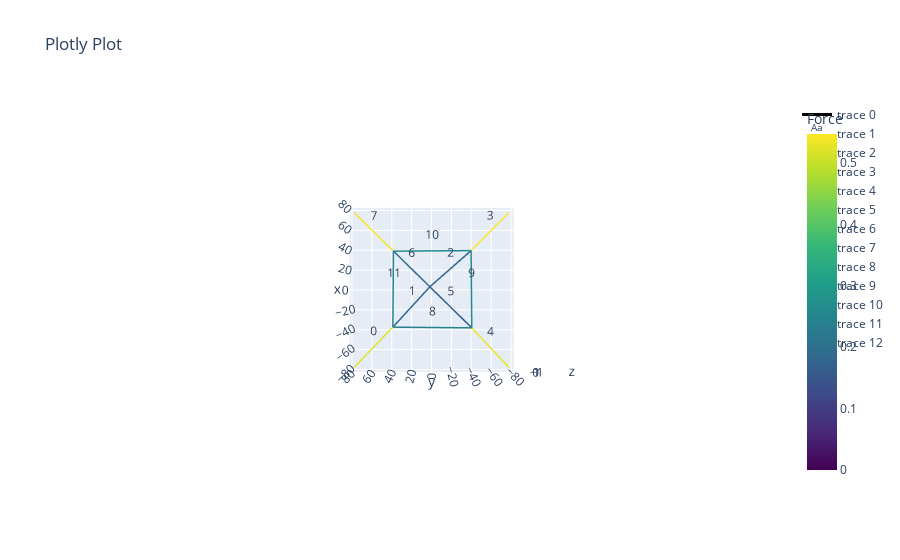

The code cell stored with this chart in its notebook:
### Code cell
def R(theta):
    """
    Rotation matrix around the z-axis
    :param theta: angle in radians
    :return: rotation matrix
    """
    return np.array([[np.cos(theta), -np.sin(theta), 0],
                     [np.sin(theta), np.cos(theta), 0],
                     [0, 0, 1]])

# Note that the coordinates of the vertices will change after equilibrium is reached.
vertices    = np.array([[-10, 0, 0], [-5, 0,0], [0, 0, 0], [5, 0, 0], [10, 0, 0], [0,-10,0], [0,-5,0], [0,5,0], [0,10,0]])*11  # The coordinates of the vertices in mm
vertices    = vertices@R(np.pi/4)
edges       = [[0, 1], [1, 2], [2, 3], [3, 4], [5, 6], [6, 2], [2, 7], [7, 8], [1, 6], [6, 3], [3, 7], [7,1]]                  # The edges of the network.
paths       = [[0, 1, 2, 3], [4, 5, 6, 7], [8, 9, 10, 11]]   # 3D printable paths. Ensure an edge is not flipped.
directions  = [1, 1, 1, 1, 1, 1, 1, 1, 1, 1, 1, 1]          # Flip the curvature of an edge by setting the direction to -1.
center_cross_path = [1, 2, 5, 6]
connector_path = [0, 3, 4, 7]
q_scalar = 1.3
sum_q0 = 0.02*q_scalar
sum_q1 = 0.02*q_scalar
sum_q2 = 0.01*q_scalar
offset = 1/64
ratio_0 = np.array([3/8-offset, 1/8, 1/8, 3/8+offset])
ratio_1 = np.array([3/8, 1/8-offset, 1/8+offset, 3/8])
ratio_2 = np.array([2/8-offset, 2/8+offset, 2/8, 2/8])

q = np.zeros(len(edges))
q[paths[0]] = sum_q0*ratio_0
q[paths[1]] = sum_q1*ratio_1
q[paths[2]] = sum_q2*ratio_2

fixed       = [0, 4, 5, 8]
# Create the network
net = Network_custom.from_fd(vertices, edges, q, fixed, paths = paths, dir = directions)
net.net_plot(color=True, elables = True, vlabels = False)
np.max(net.f)/0.078294515
vertices

### Figure 1 — Plotly figure (JSON) as saved in the notebook; plotly's stock layout.template omitted (floating-point values rounded to 4 significant figures)
{"data": [{"line": {"color": [0.5248, 0.5248, 0, 0.1788, 0.1788, 0, 0.1792, 0.1792, 0, 0.5472, 0.5472, 0, 0.5315, 0.5315, 0, 0.1677, 0.1677, 0, 0.1872, 0.1872, 0, 0.5396, 0.5396, 0, 0.2416, 0.2416, 0, 0.268, 0.268, 0, 0.2536, 0.2536, 0, 0.2483, 0.2483, 0], "colorbar": {"title": {"text": "Force"}}, "colorscale": [[0, "#440154"], [0.1111, "#482878"], [0.2222, "#3e4989"], [0.3333, "#31688e"], [0.4444, "#26828e"], [0.5556, "#1f9e89"], [0.6667, "#35b779"], [0.7778, "#6ece58"], [0.8889, "#b5de2b"], [1, "#fde725"]], "showscale": true, "width": 3}, "mode": "lines", "type": "scatter3d", "x": [-77.78, -37.33, null, -37.33, 3.228, null, 3.228, 39.59, null, 39.59, 77.78, null, -77.78, -38.04, null, -38.04, 3.228, null, 3.228, 39.06, null, 39.06, 77.78, null, -37.33, -38.04, null, -38.04, 39.59, null, 39.59, 39.06, null, 39.06, -37.33, null], "y": [77.78, 38.81, null, 38.81, 1.658, null, 1.658, -39.79, null, -39.79, -77.78, null, -77.78, -40.47, null, -40.47, 1.658, null, 1.658, 38.24, null, 38.24, 77.78, null, 38.81, -40.47, null, -40.47, -39.79, null, -39.79, 38.24, null, 38.24, 38.81, null], "z": [0, 0, null, 0, 0, null, 0, 0, null, 0, 0, null, 0, 0, null, 0, 0, null, 0, 0, null, 0, 0, null, 0, 0, null, 0, 0, null, 0, 0, null, 0, 0, null]}, {"mode": "text", "text": ["0"], "type": "scatter3d", "x": [-57.56], "y": [58.3], "z": [0]}, {"mode": "text", "text": ["1"], "type": "scatter3d", "x": [-17.05], "y": [20.23], "z": [0]}, {"mode": "text", "text": ["2"], "type": "scatter3d", "x": [21.41], "y": [-19.06], "z": [0]}, {"mode": "text", "text": ["3"], "type": "scatter3d", "x": [58.68], "y": [-58.78], "z": [0]}, {"mode": "text", "text": ["4"], "type": "scatter3d", "x": [-57.91], "y": [-59.13], "z": [0]}, {"mode": "text", "text": ["5"], "type": "scatter3d", "x": [-17.4], "y": [-19.41], "z": [0]}, {"mode": "text", "text": ["6"], "type": "scatter3d", "x": [21.14], "y": [19.95], "z": [0]}, {"mode": "text", "text": ["7"], "type": "scatter3d", "x": [58.42], "y": [58.01], "z": [0]}, {"mode": "text", "text": ["8"], "type": "scatter3d", "x": [-37.68], "y": [-0.8322], "z": [0]}, {"mode": "text", "text": ["9"], "type": "scatter3d", "x": [0.7755], "y": [-40.13], "z": [0]}, {"mode": "text", "text": ["10"], "type": "scatter3d", "x": [39.32], "y": [-0.7714], "z": [0]}, {"mode": "text", "text": ["11"], "type": "scatter3d", "x": [0.8629], "y": [38.53], "z": [0]}], "layout": {"scene": {"aspectmode": "data", "camera": {"eye": {"x": 0, "y": 0, "z": 15}}}, "title": {"text": "Plotly Plot"}}}
